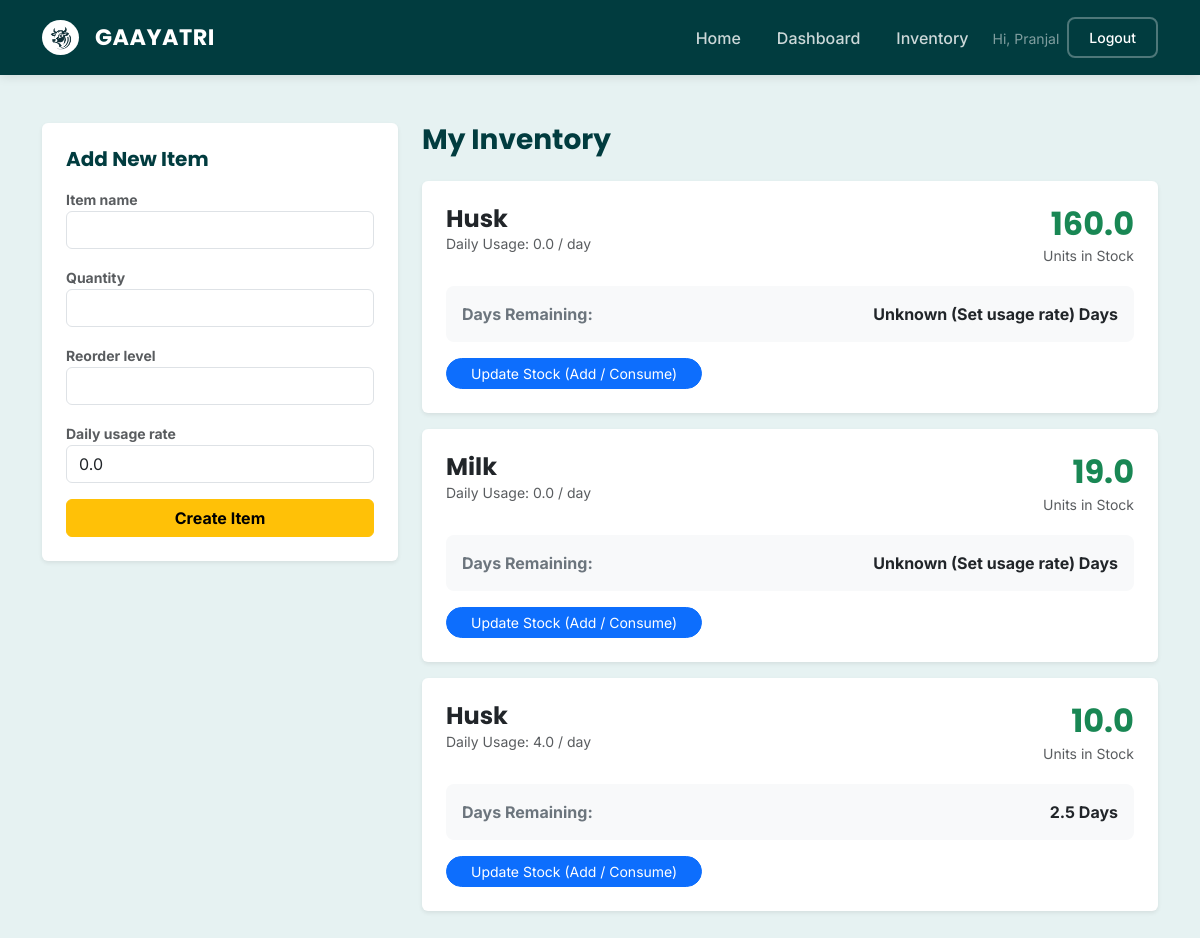
Page /dashboard/farmer/inventory/ (signed in) on the committed database.
### core/models.py (models this page shows, shortened)
class User(AbstractUser):
    is_farmer = models.BooleanField(default=False)
    is_doctor = models.BooleanField(default=False)

class InventoryItem(models.Model):
    user = models.ForeignKey(User, on_delete=models.CASCADE)
    item_name = models.CharField(max_length=100) # e.g., "Cattle Feed", "Antibiotics"
    quantity = models.PositiveIntegerField(help_text="In kg or units")
    reorder_level = models.PositiveIntegerField(help_text="Alert when stock drops below this")

### core/views.py (the view)
# urls.py: path('dashboard/farmer/inventory/', views.inventory, name='inventory'),
@login_required
def inventory(request):
    if request.method == 'POST':
        form = InventoryItemForm(request.POST)
        if form.is_valid():
            item = form.save(commit=False)
            item.user = request.user
            item.save()
            InventoryHistory.objects.create(
                item=item, action='ADD', quantity_changed=item.quantity, notes="Initial Stock"
            )
            return redirect('inventory')
    else:
        form = InventoryItemForm()
    items = InventoryItem.objects.filter(user=request.user)
    return render(request, 'core/inventory.html', {'items': items, 'form': form})

### core/forms.py
class InventoryItemForm(forms.ModelForm):
    class Meta:
        model = InventoryItem
        fields = ['item_name', 'quantity', 'reorder_level', 'daily_usage_rate']
        widgets = {
            'item_name': forms.TextInput(attrs={'class': 'form-control'}),
            'quantity': forms.NumberInput(attrs={'class': 'form-control'}),
            'reorder_level': forms.NumberInput(attrs={'class': 'form-control'}),
            'daily_usage_rate': forms.NumberInput(attrs={'class': 'form-control', 'placeholder': 'e.g. 5 kg/day'}),
        }

### core/models.py (called while the page is built)
    def days_remaining(self):
        if self.daily_usage_rate > 0:
            return round(self.quantity / self.daily_usage_rate, 1)
        return "Unknown (Set usage rate)"

### core/templates/core/inventory.html (shortened to what this page needs)
{% extends 'core/base.html' %}
{% block content %}
<div class="row">
    <div class="col-md-4 mb-4">
        <div class="card p-4 shadow-sm border-0 sticky-top" style="top: 100px;">
            <h5 class="mb-3 fw-bold" style="color: var(--primary-dark);">Add New Item</h5>
            <form method="post">
                {% for field in form %}
                <div class="mb-3">
                    <label class="small text-muted fw-bold">{{ field.label }}</label>
                    {{ field }}
                </div>
                {% endfor %}
                <button type="submit" class="btn btn-warning w-100 fw-bold">Create Item</button>
            </form>
        </div>
    </div>
    <div class="col-md-8">
        <h3 class="mb-4 fw-bold" style="color: var(--primary-dark);">My Inventory</h3>
        {% for item in items %}
        <div class="card p-4 mb-3 shadow-sm border-0">
            <div class="d-flex justify-content-between align-items-start">
                <div>
                    <h4 class="fw-bold mb-0">{{ item.item_name }}</h4>
                    <p class="text-muted small">Daily Usage: {{ item.daily_usage_rate }} / day</p>
                </div>
                <div class="text-end">
                    <h2 class="fw-bold mb-0 {% if item.quantity < item.reorder_level %}text-danger{% else %}text-success{% endif %}">
                        {{ item.quantity }}
                    </h2>
                    <small class="text-muted">Units in Stock</small>
                </div>
            </div>
            <div class="mt-3 p-3 rounded-3" style="background-color: #f8f9fa;">
                <div class="d-flex justify-content-between">
                    <span class="fw-bold text-secondary"> Days Remaining:</span>
                    <span class="fw-bold text-dark">{{ item.days_remaining }} Days</span>
                </div>
            </div>
            <div class="mt-3 d-flex gap-2">
                <a href="{% url 'update_inventory' item.pk %}" class="btn btn-primary btn-sm px-4 rounded-pill">
                    Update Stock (Add / Consume)
                </a>
            </div>
        </div>
        {% empty %}
        <div class="alert alert-info">No inventory items found. Add one on the left!</div>
        {% endfor %}
    </div>
</div>
{% endblock %}

### core/templates/core/base.html (shortened to what this page needs)
<!DOCTYPE html>
<html lang="en">
<head>
    <link href="https://cdn.jsdelivr.net/npm/bootstrap@5.3.0/dist/css/bootstrap.min.css" rel="stylesheet">
</head>
<body>
    <nav class="navbar navbar-expand-lg sticky-top">
        <div class="container">
            <a class="navbar-brand d-flex align-items-center" href="{% url 'home' %}">
                <img src="/static/images/logo.png" height="35" class="me-3 bg-white rounded-circle p-1" alt="Logo">
                Gaayatri
            </a>
            <div class="collapse navbar-collapse" id="navbarNav">
                <ul class="navbar-nav ms-auto align-items-center">
                    <li class="nav-item"><a class="nav-link" href="{% url 'home' %}">Home</a></li>
                    {% if user.is_authenticated %}
                        {% if user.is_farmer %}
                            <li class="nav-item"><a class="nav-link" href="{% url 'farmer_dashboard' %}">Dashboard</a></li>
                            <li class="nav-item"><a class="nav-link" href="{% url 'inventory' %}">Inventory</a></li>
                        {% endif %}
                        <li class="nav-item ms-3">
                            <span class="text-white-50 small">Hi, {{ user.username }}</span>
                        </li>
                        <li class="nav-item ms-2">
                             <form action="{% url 'logout' %}" method="post" class="d-inline">
                                <button class="btn btn-sm btn-outline-light-custom">Logout</button>
                            </form>
                        </li>
                    {% endif %}
                </ul>
            </div>
        </div>
    </nav>
    <div class="container py-5">
        {% block content %}
        {% endblock %}
    </div>
</body>
</html>

### core/templates/core/base.html (style rules this page uses)
:root { --primary-dark: #013c3f; --primary-light: #e6f2f2; --accent-green: #0d9488; --text-dark: #1f2937; }
body { font-family: 'Inter', sans-serif; background-color: var(--primary-light); color: var(--text-dark); }
h1, h2, h3, h4, h5, h6, .navbar-brand { font-family: 'Poppins', sans-serif; }
.navbar { background-color: var(--primary-dark); padding: 15px 0; box-shadow: 0 2px 10px rgba(0,0,0,0.1); }
.navbar-brand { color: white !important; font-weight: 700; letter-spacing: 0.5px; text-transform: uppercase; font-size: 1.4rem; }
.nav-link { color: rgba(255, 255, 255, 0.8) !important; font-weight: 500; margin-left: 20px; transition: color 0.3s; }
.btn-outline-light-custom { border: 2px solid rgba(255,255,255,0.3); color: white; border-radius: 8px; padding: 8px 20px; font-weight: 500; }

### rows in the picture
User: username "Pranjal"
InventoryItem: item_name "Husk", daily_usage_rate "0.0", quantity "160.0", days_remaining "Unknown (Set usage rate)"
InventoryItem: item_name "Milk", daily_usage_rate "0.0", quantity "19.0", days_remaining "Unknown (Set usage rate)"
InventoryItem: item_name "Husk", daily_usage_rate "4.0", quantity "10.0", days_remaining "2.5"

### other values in the picture
{{ field.label }} "Item name" "Quantity" "Reorder level" "Daily usage rate"
